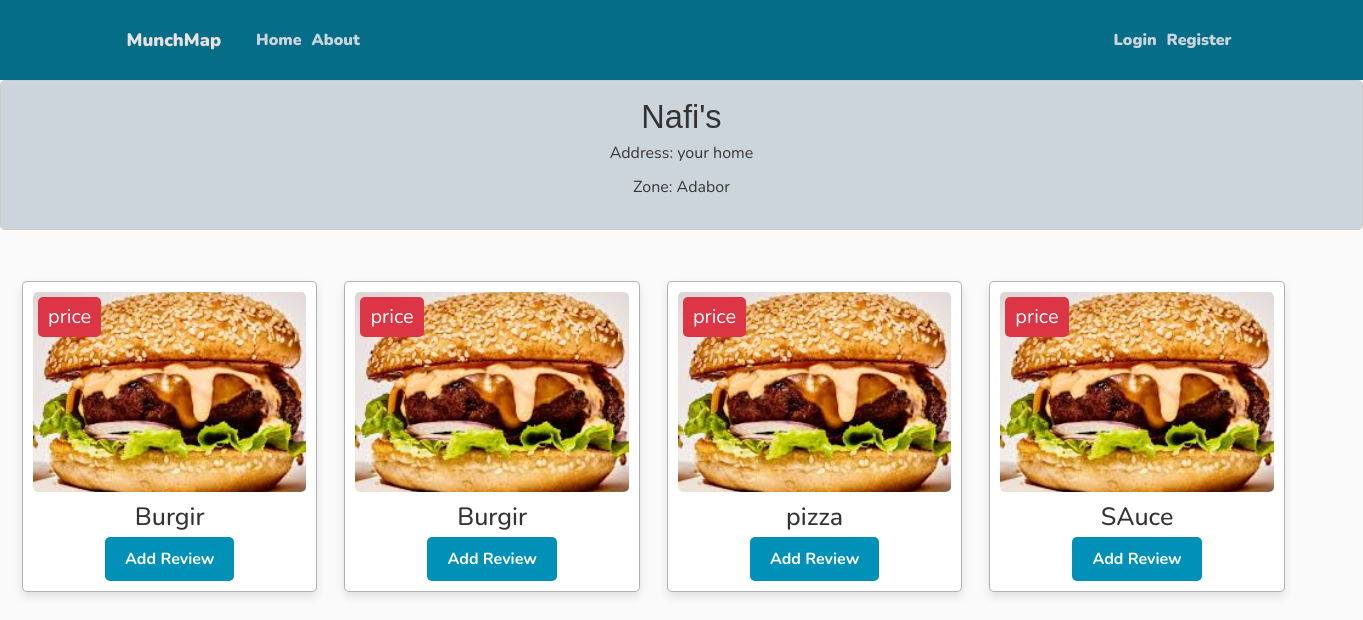
/restaurant/6, run on the app's committed database.
### website/models.py (models this page shows, shortened)
class Restaurant(db.Model):
    id = db.Column(db.Integer, primary_key=True)
    name = db.Column(db.String(100), nullable=False)
    owner_id = db.Column(db.Integer, db.ForeignKey('user.id'), nullable=False)
    image_file = db.Column(db.String(20), nullable=False,
                           default='default.jpg')
    location = db.Column(db.String(100), nullable=False)
    description = db.Column(db.Text, nullable=False, default='No description')
    detail_location = db.Column(db.Text)
    rating = db.Column(db.Float, default=0.0)
    foods = db.relationship('Food', backref='belong_to', lazy=True)
    reviews = db.relationship(
        'RestaurantReview', backref='review_for', lazy=True)

class Food(db.Model):
    id = db.Column(db.Integer, primary_key=True)
    name = db.Column(db.String(100), nullable=False)
    restaurant_id = db.Column(db.Integer, db.ForeignKey(
        'restaurant.id'), nullable=False)
    image_file = db.Column(db.String(20), nullable=False,
                           default='default.jpg')
    rating = db.Column(db.Float, default=0.0)
    description = db.Column(db.Text, nullable=False, default='No description')
    reviews = db.relationship('FoodReview', backref='review_for', lazy=True)
    def __repr__(self):
        return f"Food('{self.name}', '{self.restaurant_id}')"

### website/restaurants/routes.py (the view)
@restaurants.route("/restaurant/<int:restaurant_id>")
def restaurant(restaurant_id):
    restaurant = Restaurant.query.get_or_404(restaurant_id)
    return render_template('restaurant.html', title=restaurant.name, foods=restaurant.foods, restaurant=restaurant)

### website/templates/restaurant.html (shortened to what this page needs)
<!DOCTYPE html>
<html>
  <head>
    <link
      rel="stylesheet"
      href="https://maxcdn.bootstrapcdn.com/bootstrap/4.0.0/css/bootstrap.min.css"
    />
    <link
      rel="stylesheet"
      href="https://cdnjs.cloudflare.com/ajax/libs/font-awesome/5.15.3/css/all.min.css"
    />
    <link
      rel="stylesheet"
      type="text/css"
      href="{{ url_for('static', filename='restaurant.css') }}"
    />
  </head>
  <body>
    <header class="site-header">
      <nav class="navbar navbar-expand-md navbar-dark bg-steel fixed-top">
        <div class="container">
          <a class="navbar-brand mr-8" href="/">MunchMap</a>
          <div class="collapse navbar-collapse" id="navbarToggle">
            <div class="navbar-nav mr-auto">
              <a class="nav-item nav-link" href="{{ url_for('main.home') }}"
                >Home</a
              >
              <a class="nav-item nav-link" href="{{ url_for('main.about') }}"
                >About</a
              >
            </div>
            <div class="navbar-nav">
              {% if current_user.is_authenticated %} {% if current_user ==
              restaurant.owner %}
              <a
                class="nav-item nav-link"
                href="{{ url_for('restaurants.update_restaurant', restaurant_id = restaurant.id) }}"
                >Update Restaurant</a
              >
              <a
                class="nav-item nav-link"
                href="{{ url_for('foods.new_food', restaurant_id = restaurant.id) }}"
                >Add Item</a
              >
              {% endif %}
              <a class="nav-item nav-link" href="{{ url_for('users.account') }}"
                >{{ current_user.username }}</a
              >
              <a class="nav-item nav-link" href="{{ url_for('users.logout') }}"
                >Logout</a
              >
              {% else %}
              <a class="nav-item nav-link" href="{{ url_for('users.login') }}"
                >Login</a
              >
              <a
                class="nav-item nav-link"
                href="{{ url_for('users.register') }}"
                >Register</a
              >
              {% endif %}
            </div>
          </div>
        </div>
      </nav>
    </header>
    <div class="restaurant-details">
      <h1>{{restaurant.name}}</h1>
      <p>Address: {{restaurant.detail_location}}</p>
      <p>Zone: {{restaurant.location}}</p>
    </div>
    <div class="row">
      <div class="col-md-10">
      </div>
    </div>
    <div class="box-container">
      {% for food in foods %}
      <div class="box">
        <button class="location-tag">price</button>
        <a href="{{ url_for('foods.food', food_id = food.id) }}">
          <img
            src="{{ url_for('static', filename='profile_pics/' + food.image_file) }}"
            alt=""
          />
        </a>
        <a
          href="{{ url_for('foods.food', food_id = food.id) }}"
          style="text-decoration: none"
          ><h3>{{ food.name }}</h3></a
        >
        <a href="{{ url_for('foods.food', food_id = food.id) }}" class="btn">
          Add Review
        </a>
      </div>
      {% endfor %}
    </div>
  </body>
</html>

### website/static/restaurant.css (style rules this page uses)
* { font-family: "Nunito", sans-serif; margin: 0; padding: 0; box-sizing: border-box; outline: none; border: none; text-decoration: none; transition: all 0.2s linear; }
html { font-size: 62.5%; overflow-x: hidden; scroll-behavior: smooth; scroll-padding-top: 6rem; }
body { background: #fafafa; color: #333333; margin-top: 5rem; }
h1, h2, h3, h4, h5, h6 { color: #444444; }
a { color: black; font-size: large; font-weight: 1000; }
.bg-steel { background-color: #066d89; height: 80px; position: absolute; transition: transform 0.3s ease; top: 0; left: 0; width: 100%; }
.site-header .navbar-nav .nav-link { color: #cbd5db; font-size: medium; }
.site-header .navbar-brand { color: rgb(232, 226, 226); font-size: large; margin-right: 30px; border: #1f2223; }
.box-container { margin-top: 50px; margin-left: 10px; margin-right: 10px; display: flex; flex-wrap: wrap; gap: 1.5rem; }
.box-container .box { margin-left: 12px; padding: 10px; background: #fff; box-shadow: 0 0.5rem 1rem rgba(0, 0, 0, 0.1); border: 0.1rem solid rgba(0, 0, 0, 0.3); border-radius: 0.5rem; text-align: center; position: relative; min-width: calc(22%); }
.box-container .box img { height: 20rem; object-fit: cover; width: 100%; border-radius: 0.5rem; transition: transform 0.3s ease; }
.box-container .box button.location-tag { position: absolute; top: 1.5rem; left: 1.5rem; background: var(--red); color: #fff; font-size: 2rem; padding: 0.5rem 1rem; border-radius: 0.5rem; cursor: pointer; z-index: 1; }
.box-container .box h3 { color: #333; font-size: 2.5rem; padding-top: 1rem; transition: transform 0.3s ease; }
.btn { display: inline-block; padding: 10px 20px; font-size: 16px; font-weight: bold; text-align: center; text-decoration: none; border-radius: 5px; border: none; background-color: #0191b8; color: #ffffff; cursor: pointer; transition: background-color 0.3s ease; }
.restaurant-details { background-color: #cbd5db; text-align: center; margin-top: 80px; width: 100%; padding: 20px; border: 1px solid #ccc; border-radius: 5px; }
h1 { font-family: Arial, sans-serif; color: #333; margin-bottom: 10px; scale: 1.3; }
p { color: #383737; margin-bottom: 10px; font-size: medium; }

### data on the page
Restaurant: name "Nafi's", detail_location "your home", location "Adabor"
Food: image_file (placeholder picture), name "Burgir"
Food: image_file (placeholder picture), name "Burgir"
Food: image_file (placeholder picture), name "pizza"
Food: image_file (placeholder picture), name "SAuce"
